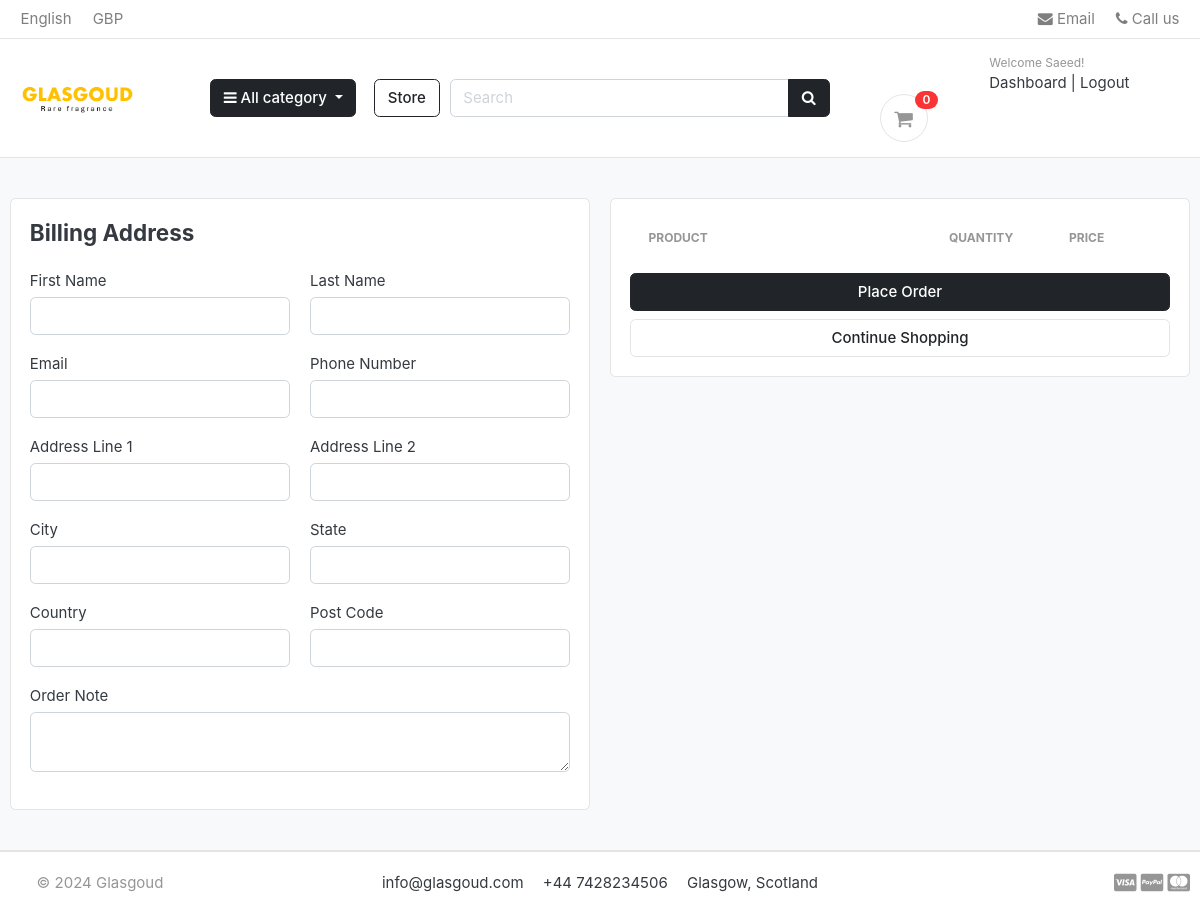
Page /cart/checkout/ (signed in) on the earlier database version.
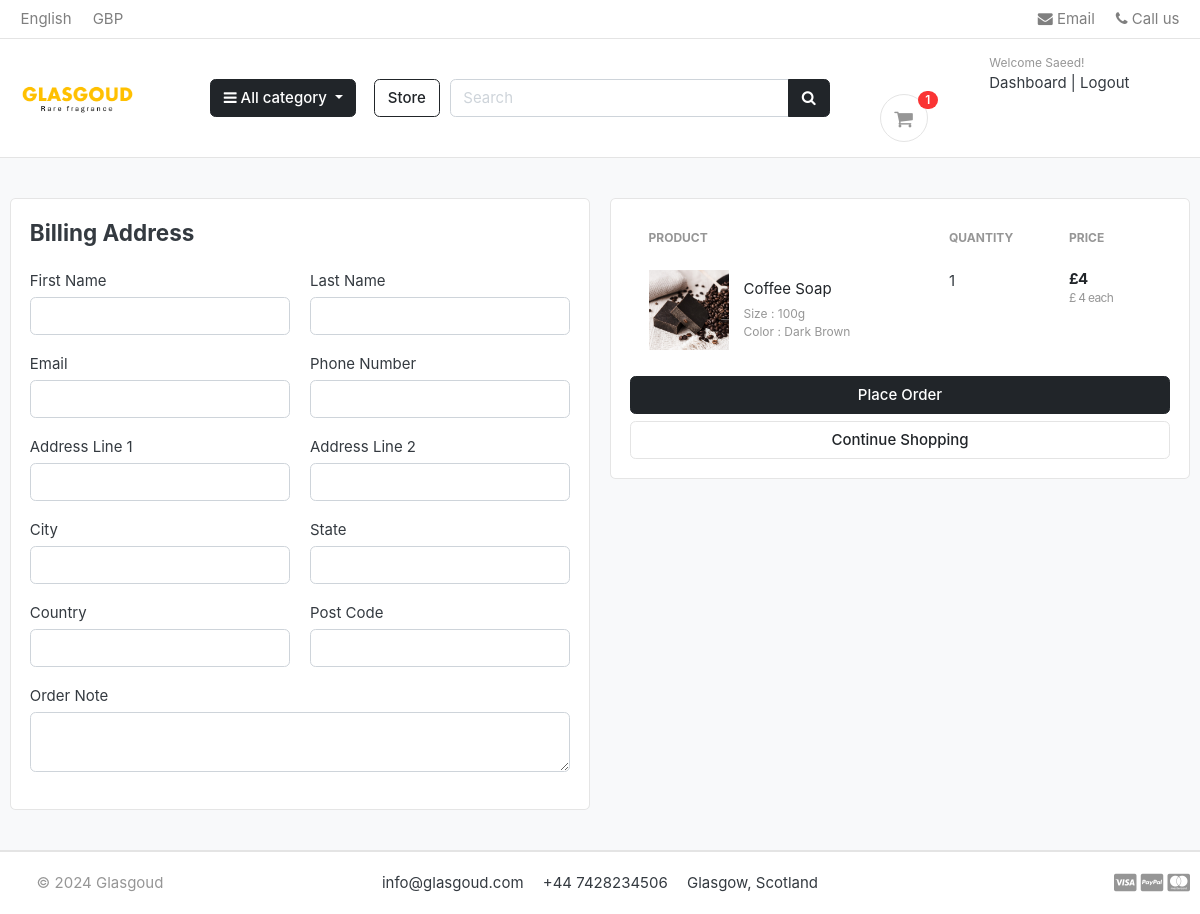
Same page on the later database version.
### carts/models.py (models this page shows, shortened)
class CartItem(models.Model):
    user = models.ForeignKey(Account, on_delete=models.CASCADE, null=True)
    product = models.ForeignKey(Product, on_delete=models.CASCADE)
    variations = models.ManyToManyField(Variation, blank=True)
    cart = models.ForeignKey(Cart, on_delete=models.CASCADE, null=True)
    quantity = models.IntegerField()
    is_active = models.BooleanField(default=True)
    def sub_total(self):
        return self.product.price * self.quantity

### store/models.py (models this page shows, shortened)
class Product(models.Model):
    product_name = models.CharField(max_length=200, unique=True)
    slug = models.SlugField(max_length=200, unique=True)
    decription = models.TextField(max_length=500, blank=True)
    price = models.IntegerField()
    image = models.ImageField(upload_to='photos/products')
    stock = models.IntegerField()
    is_available = models.BooleanField(default=True)
    category = models.ForeignKey(Category, on_delete=models.CASCADE)
    created_date = models.DateTimeField(auto_now_add=True)
    modified_date = models.DateTimeField(auto_now=True)
    def get_url(self):
        return reverse('product_detail', args=[self.category.slug, self.slug])

class Variation(models.Model):
    product = models.ForeignKey(Product, on_delete=models.CASCADE)
    variation_category = models.CharField(
        max_length=100, choices=variation_category_choice)
    variation_value = models.CharField(max_length=100)
    is_active = models.BooleanField(default=True)
    created_date = models.DateTimeField(auto_now=True)
    objects = VariationManager()

### carts/views.py (the view)
# urls.py: path('checkout/', views.checkout, name='checkout'),
@ login_required(login_url='login')
def checkout(request, total=0, quantity=0, cart_items=None):
    try:
        tax = 0
        grand_total = 0
        if request.user.is_authenticated:
            cart_items = CartItem.objects.filter(
                user=request.user, is_active=True)
        else:
            cart = Cart.objects.get(cart_id=_cart_id(request))
            cart_items = CartItem.objects.filter(cart=cart, is_active=True)
        for cart_item in cart_items:
            total += (cart_item.product.price * cart_item.quantity)
            quantity += cart_item.quantity
        tax = (2 * total)/100
        grand_total = total + tax
    except ObjectDoesNotExist:
        pass
    context = {
        'total': total,
        'quantity': quantity,
        'cart_items': cart_items,
        'tax': tax,
        'grand_total': grand_total
    }
    return render(request, 'store/checkout.html', context)

### carts/context_processors.py (called while the page is built)
def counter(request):
    cart_count = 0
    if 'admin' in request.path:
        return {}
    else:
        try:
            cart = Cart.objects.filter(cart_id=_cart_id(request))
            if request.user.is_authenticated:
                cart_items = CartItem.objects.all().filter(user=request.user)
            else:
                cart_items = CartItem.objects.all().filter(cart=cart[:1])
            for cart_item in cart_items:
                cart_count += cart_item.quantity
        except Cart.DoesNotExist:
            cart_count = 0
        return dict(cart_count=cart_count)

### carts/views.py (called while the page is built)
def _cart_id(request):
    cart = request.session.session_key
    if not cart:
        cart = request.session.create()
    return cart

### category/context_processors.py (called while the page is built)
def menu_links(request):
    links = Category.objects.all()
    return dict(links=links)

### category/models.py (called while the page is built)
    def get_url(self):
        return reverse('products_by_category', args=[self.slug])

### templates/store/checkout.html (shortened to what the changed rows need)
{% extends 'base.html' %}
{% load static %}
{% block content %}
<section class="section-content padding-y bg">
<div class="container">
<div class="row">
	<aside class="col-lg-6">
		<div class="card">
		<div class="card-body">
            <table class="table table-borderless table-shopping-cart">
                <thead class="text-muted">
                <tr class="small text-uppercase">
                  <th scope="col">Product</th>
                  <th scope="col" width="120">Quantity</th>
                  <th scope="col" width="120">Price</th>
                </tr>
                </thead>
                <tbody>
                {% for cart_item in cart_items %}
                <tr>
                    <td>
                        <figure class="itemside align-items-center">
                            <div class="aside"><img src="{{ cart_item.product.image.url }}" class="img-sm"></div>
                            <figcaption class="info">
                                <a href="{{ cart_item.product.get_url }}" class="title text-dark">{{ cart_item.product.product_name }}</a>
                                <p class="text-muted small">
                                    {% if cart_item.variations.all %}
                                        {% for item in cart_item.variations.all %}
                                            {{ item.variation_category | capfirst }} : {{ item.variation_value  | capfirst}} <br>
                                        {% endfor %}
                                    {% endif %}
                                </p>
                            </figcaption>
                        </figure>
                    </td>
                    <td>
                    <lable for="">{{ cart_item.quantity }}</lable>
                    </td>
                    <td>
                        <div class="price-wrap">
                            <var class="price">£{{ cart_item.sub_total }}</var>
                            <small class="text-muted"> £ {{ cart_item.product.price }} each </small>
                        </div>
                    </td>
                </tr>
                {% endfor %}
                </tbody>
                </table>
		</div>
		</div>
</aside>
</div>
</div>
</section>
{% endblock %}

### templates/includes/navbar.html (shortened to what the changed rows need)
{% load static %}
<header class="section-header">
    <section class="header-main border-bottom">
        <div class="container">
    <div class="row align-items-center">
        <div class="col-lg-3 col-md-6 col-12 order-2 order-lg-3 ">
                        <a href="{% url 'cart' %}"  class="widget-header pl-3 ml-3">
                            <div class="icon icon-sm rounded-circle border"><i class="fa fa-shopping-cart"></i></div>
                            <span class="badge badge-pill badge-danger notify">{{cart_count}}</span>
                        </a>
                    </div>
                </div>
    </div>
    </section>
    </header>

Differences in the rows shown:
added CartItem: product.image (picture), product.product_name "Coffee Soap", quantity "1", sub_total "4", product.price "4"
added Variation: variation_category "Size", variation_value "100g"
added Variation: variation_category "Color", variation_value "Dark Brown"
Other differences:
{{ cart_count }}: "0" → "1"
